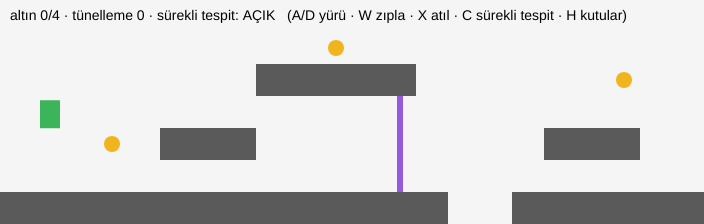
Frame 1 (no input)
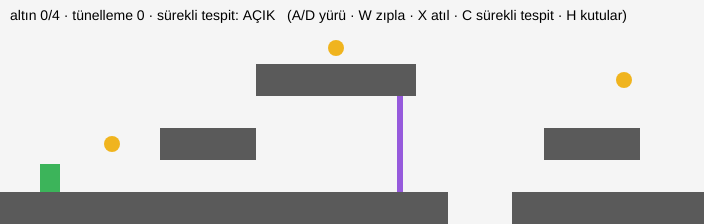
Frame 60 (no input)
Frame 120 (the mouse pressed at the canvas centre since frame 60): identical to frame 60, image omitted

The p5.js sketch that drew these frames (run headless with seeded random() and noise() and a simulated clock; from frame 60 on, the mouse is pressed at the canvas centre):

// p5.js sketch
// ── sketch.js
// Mini platform oyunu: çarpışma TESPİTİ + ÇÖZÜMÜ (p5.js)
// A / D: yürü · W: zıpla · X: atıl (çok hızlı) · C: sürekli tespiti aç/kapa · H: çarpışma kutularını göster

const KARO = 32;
const HARITA = [
  '......................',
  '..........o...........',
  '........#####......o..',
  '......................',
  '...o.###.........###..',
  '......................',
  '##############..######'
];
let oyuncu, duvarlar = [], altinlar = [], puan = 0, surekli = true, kutular = false, tunel = 0;

function setup() {
  createCanvas(HARITA[0].length * KARO, HARITA.length * KARO).parent(document.querySelector('main') || document.body);
  HARITA.forEach((satir, y) => [...satir].forEach((ch, x) => {
    if (ch === '#') duvarlar.push({ x: x * KARO, y: y * KARO, w: KARO, h: KARO });
    if (ch === 'o') altinlar.push({ x: x * KARO + 16, y: y * KARO + 16, r: 8 });
  }));
  duvarlar.push({ x: 12 * KARO + 13, y: 3 * KARO, w: 6, h: 3 * KARO, ince: true });   // ince duvar: tünelleme deneyi
  oyuncu = { x: 40, y: 100, w: 20, h: 28, vx: 0, vy: 0, yerde: false, atilma: 0, yon: 1 };
}

/* ---------- TESPİT: kutu–kutu ve daire–kutu ---------- */
function carpan(o) {                                   // o'nun çakıştığı ilk duvar
  return duvarlar.find(d => o.x < d.x + d.w && d.x < o.x + o.w && o.y < d.y + d.h && d.y < o.y + o.h);
}
function daireKutu(c, b) {                             // merkezi kutuya kıstır; en yakın nokta dairede mi?
  const px = constrain(c.x, b.x, b.x + b.w), py = constrain(c.y, b.y, b.y + b.h);
  return (px - c.x) ** 2 + (py - c.y) ** 2 < c.r * c.r;
}

/* ---------- ÇÖZÜM: önce x'te ilerle ve çöz, sonra y'de ---------- */
function hareket(o, dt) {
  if (o.atilma > 0) { o.atilma -= dt; o.vx = o.yon * 6000; o.vy = 0; }      // atılma: karede 100 piksel!
  else o.vy += 900 * dt;                                                    // yerçekimi
  let dx = o.vx * dt, dy = o.vy * dt;

  // SÜREKLİ TESPİT: hareketi en çok 4 piksellik alt adımlara böl (kapalıysa tek adım)
  const adim = surekli ? max(1, ceil(max(abs(dx), abs(dy)) / 4)) : 1;
  dx /= adim; dy /= adim;
  o.yerde = false;
  for (let i = 0; i < adim; i++) {
    o.x += dx;                                                              // 1) yalnızca x
    let d = carpan(o);
    if (d) { o.x = dx > 0 ? d.x - o.w : d.x + d.w; o.vx = 0; o.atilma = 0; }
    o.y += dy;                                                              // 2) yalnızca y
    d = carpan(o);
    if (d) {
      if (dy > 0) { o.y = d.y - o.h; o.yerde = true; } else o.y = d.y + d.h;
      o.vy = 0;
    }
  }
  o.x = constrain(o.x, 0, width - o.w);
}

function keyPressed() {
  if (key === 'x' || key === 'X') { if (oyuncu.atilma <= 0) oyuncu.atilma = 0.05; }
  if (key === 'c' || key === 'C') surekli = !surekli;
  if (key === 'h' || key === 'H') kutular = !kutular;
}

function guncelle(dt) {
  const yon = (keyIsDown(68) ? 1 : 0) - (keyIsDown(65) ? 1 : 0);            // D ve A
  if (yon) oyuncu.yon = yon;
  if (oyuncu.atilma <= 0) oyuncu.vx = yon * 180;
  if (keyIsDown(87) && oyuncu.yerde) oyuncu.vy = -430;                      // W: zıpla
  const ince = duvarlar[duvarlar.length - 1], solda = oyuncu.x + oyuncu.w <= ince.x;
  hareket(oyuncu, dt);
  if (solda && oyuncu.x >= ince.x + ince.w && oyuncu.y + oyuncu.h > ince.y) tunel++;   // duvarın içinden geçti!
  if (oyuncu.y > height) { oyuncu.x = 40; oyuncu.y = 100; oyuncu.vy = 0; }  // düştü: baştan
  altinlar = altinlar.filter(a => { const aldi = daireKutu(a, oyuncu); if (aldi) puan++; return !aldi; });
}

function draw() {
  guncelle(min(deltaTime / 1000, 1 / 30));
  background(245); noStroke();
  for (const d of duvarlar) { fill(d.ince ? color(150, 90, 220) : 90); rect(d.x, d.y, d.w, d.h); }
  fill(240, 180, 30); for (const a of altinlar) circle(a.x, a.y, 2 * a.r);
  fill(oyuncu.atilma > 0 ? color(225, 60, 70) : color(60, 180, 90)); rect(oyuncu.x, oyuncu.y, oyuncu.w, oyuncu.h);
  if (kutular) {                                                            // hata ayıklama: çarpışma kutuları
    noFill(); stroke(255, 0, 0); strokeWeight(1);
    for (const d of duvarlar) rect(d.x, d.y, d.w, d.h);
    for (const a of altinlar) circle(a.x, a.y, 2 * a.r);
    rect(oyuncu.x, oyuncu.y, oyuncu.w, oyuncu.h); noStroke();
  }
  fill(0); textSize(14);
  text('altın ' + puan + '/4 · tünelleme ' + tunel + ' · sürekli tespit: ' + (surekli ? 'AÇIK' : 'KAPALI') +
       '   (A/D yürü · W zıpla · X atıl · C sürekli tespit · H kutular)', 10, 20);
}
